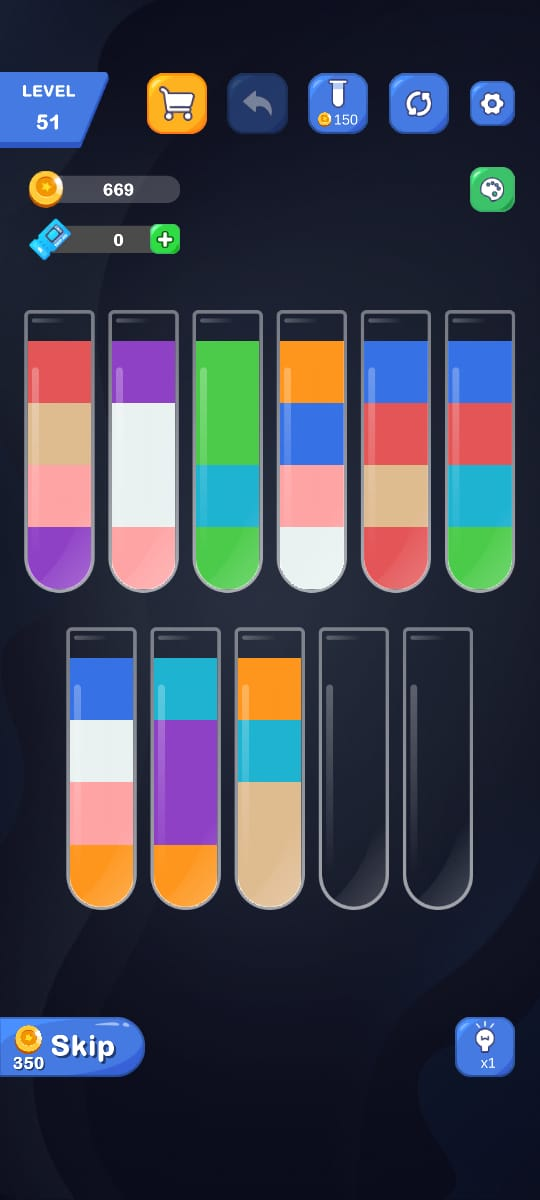
#> input picture assets/bottle0.jpeg, 540 x 1200 px; its folder holds only this picture in this run
$ python -i bottleProcess.py   (imports and definitions only)
#> lines starting #> are read from the running program, lines starting #| are printed output that depends on the picture
### modules/tube_analyzer.py
import cv2 as cv
import numpy as np
import os
import json


# === Convert HSV values to OpenCV scale ===
def scale_hsv(h, s, v):
    h = int((h % 360) / 2)
    s = int((s / 100) * 255)
    v = int((v / 100) * 255)
    return [h, s, v]


# === Known Colors and Tolerances ===
known_colors = {
    "red": scale_hsv(359.2, 62.6, 89.0),
    "tan": scale_hsv(32.7, 35.6, 87.1),
    "rose": scale_hsv(359.3, 35.3, 98.8),
    "purple": [138, 183, 199],  # Already in OpenCV HSV format because purple was too sensitive
    "blue": scale_hsv(219.9, 76.2, 98.0),
    "white": scale_hsv(180.0, 3.7, 94.1),
    "orange": scale_hsv(32.2, 87.7, 99.2),
    "cyan": scale_hsv(189.5, 85.5, 81.2),
    "lime": scale_hsv(119.1, 63.4, 79.2),
    "lavender": scale_hsv(255.6, 22.7, 87.8),
    "brown": scale_hsv(0.3, 52.9, 56.6),
    "empty": scale_hsv(226, 37, 21),
}
#> further down, picture is the input picture: shape (1200, 540, 3); mean B, G, R 79, 65, 62.5

tolerances = {
    "red": (5, 40, 40),
    "tan": (5, 40, 40),
    "rose": (5, 40, 40),
    "purple": (4, 40, 40),
    "blue": (5, 40, 40),
    "white": (5, 30, 30),
    "orange": (5, 40, 40),
    "cyan": (5, 40, 40),
    "lime": (5, 40, 40),
    "lavender": (4, 20, 20),
    "brown": (5, 30, 30),
    "empty": (7, 30, 30),
}

###HEHE here are main parameters to tweak if you get too much segmentation,etc.
MIN_ROW_PIXEL_COUNT = 70
MIN_SEGMENT_AREA = 15
ROW_STEP = 7

##To get the region where the color is found(masking)
# [149 lines left out: functions get_strict_mask, get_color_segments, merge_adjacent_segments, get_segment_areas, approximate_wide_bands, analyze_tubes, not called in this run]

### modules/bottleProcess.py
import cv2 as cv
from sklearn.cluster import KMeans
import numpy as np
import os
from modules.tube_analyzer import *

# For image segmentation to get dominant color
def segment_image(img: np.ndarray, n_clusters: int = 7) -> np.ndarray:
    """
    Applies KMeans color segmentation to an image and returns the segmented image.

    Parameters:
        img (np.ndarray): Input image in BGR format (as read by cv.imread).
        n_clusters (int): Number of color clusters to use.

    Returns:
        np.ndarray: Segmented image in BGR format.
    """
#> called with n_clusters = 7
    # Convert to RGB for clustering
    img_rgb = cv.cvtColor(img, cv.COLOR_BGR2RGB)
    img_rgb = cv.GaussianBlur(img_rgb, (5, 5), 0)

    # Reshape for clustering
    X = img_rgb.reshape(-1, 3)

    # Apply KMeans clustering
    kmeans = KMeans(n_clusters=n_clusters, n_init=10)
    kmeans.fit(X)

    # Replace each pixel with its cluster centroid
    segmented = kmeans.cluster_centers_[kmeans.labels_]
    segmented = segmented.reshape(img_rgb.shape).astype("uint8")

    # Convert back to BGR for output
    segmented_bgr = cv.cvtColor(segmented, cv.COLOR_RGB2BGR)
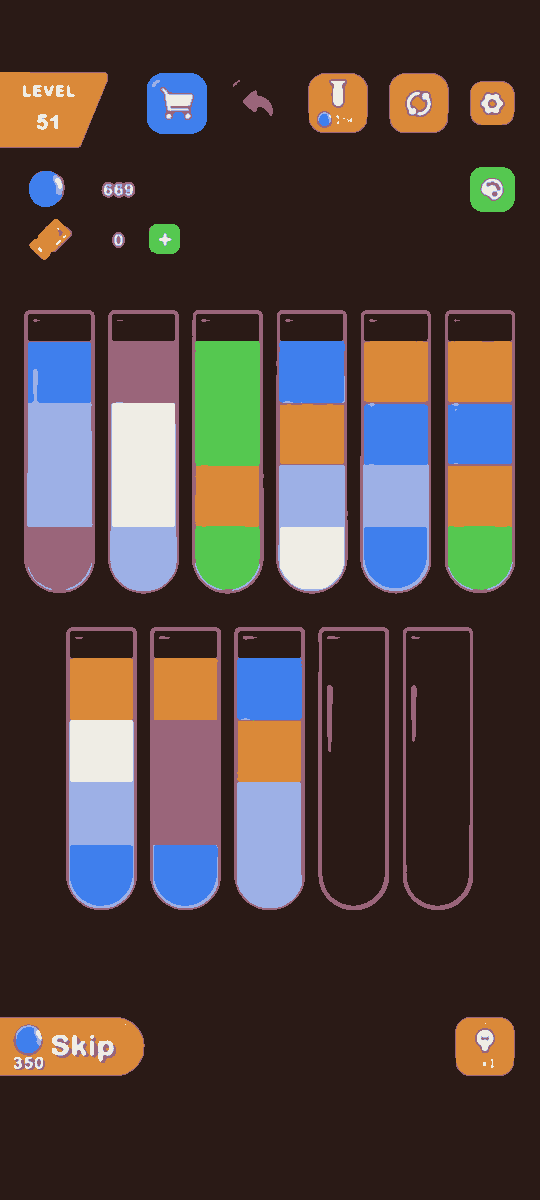
#> segmented_bgr: shape (1200, 540, 3); mean R, G, B 78.2, 64.3, 61.6
    return segmented_bgr


# Find contours that likely represent bottles/tubes
# [45 lines left out: functions find_bottle_contour, bottle_annotation, not called in this run]

>>> import cv2
>>> picture = cv2.imread('../assets/bottle0.jpeg')
>>> result = segment_image(picture)

$ run again, on assets/bottle1.jpeg
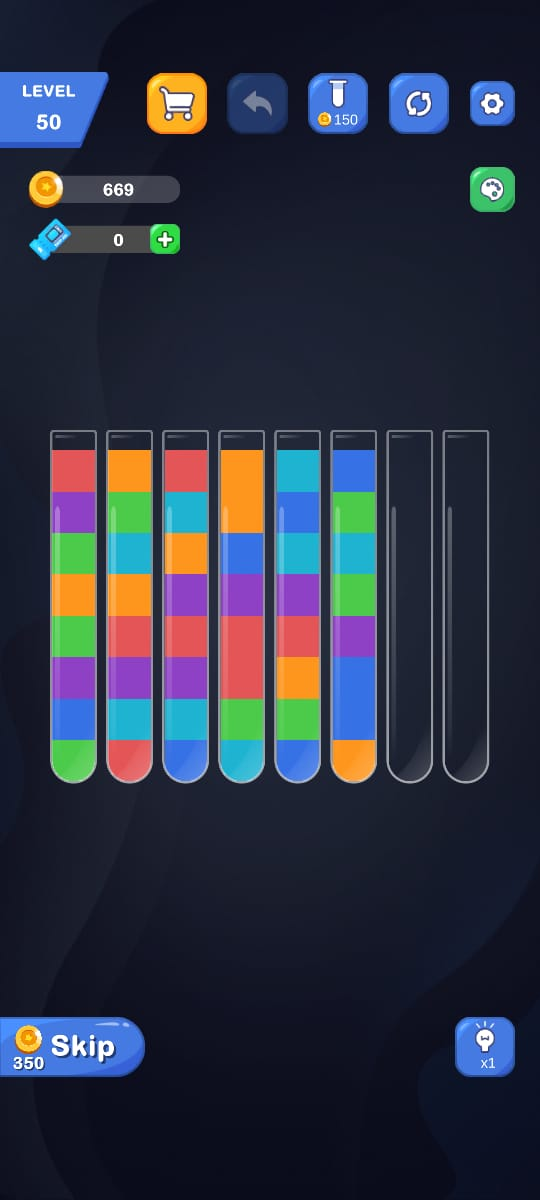
#> input picture assets/bottle1.jpeg, 540 x 1200 px
#> picture is the input picture: shape (1200, 540, 3); mean B, G, R 65.5, 49.5, 44.1
#> in segment_image, `segmented_bgr = cv.cvtColor(segmented, cv.COLOR_RGB2BGR)`:
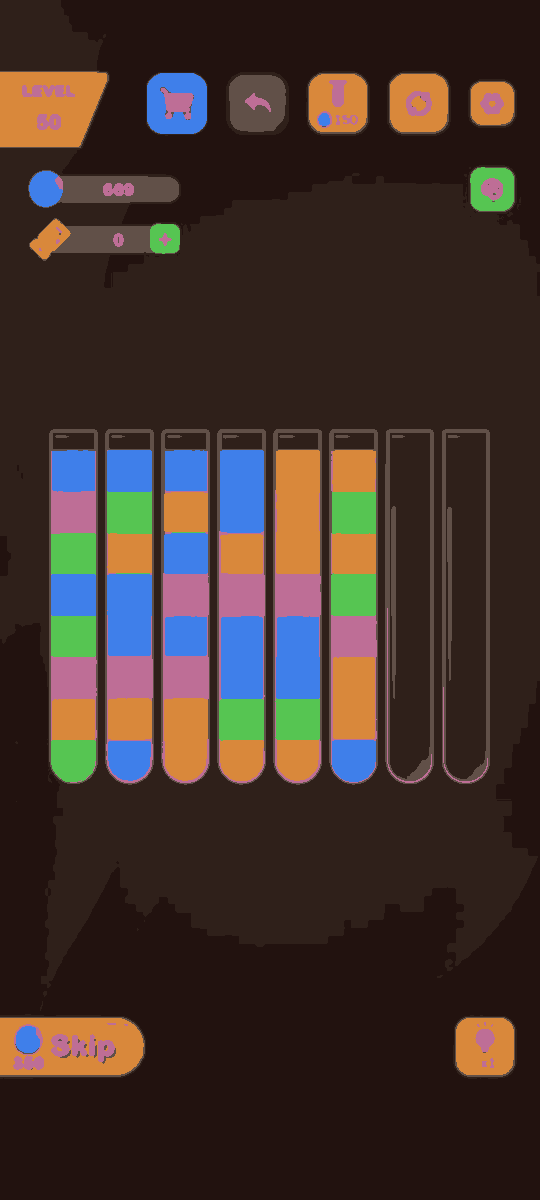
#> segmented_bgr: shape (1200, 540, 3); mean R, G, B 64.9, 49.2, 43.2

$ run again, on assets/bottle10.jpeg
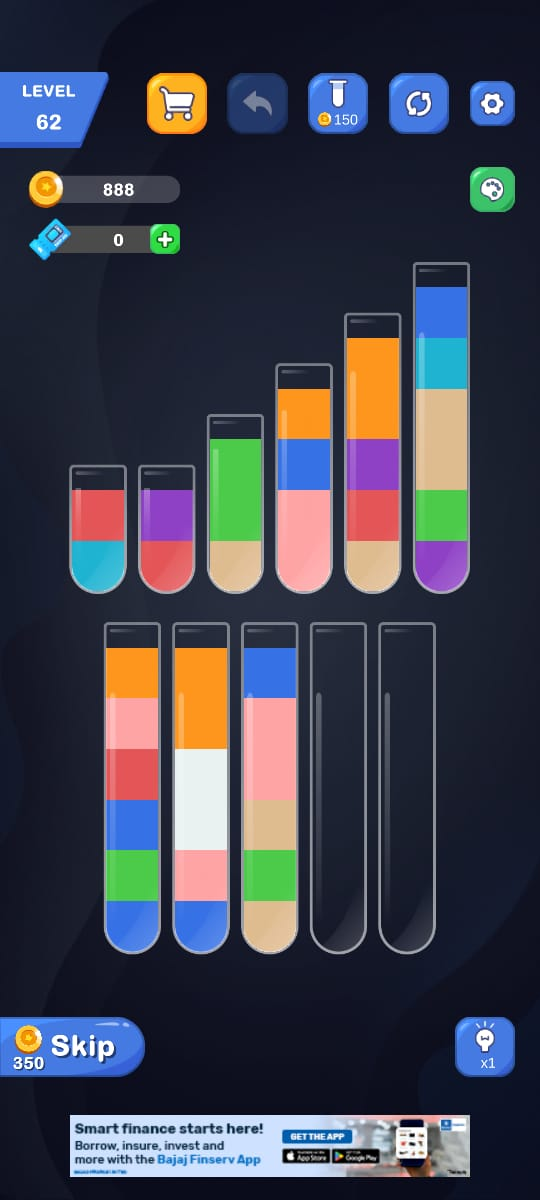
#> input picture assets/bottle10.jpeg, 540 x 1200 px
#> picture is the input picture: shape (1200, 540, 3); mean B, G, R 76.2, 63.2, 60.9
#> in segment_image, `segmented_bgr = cv.cvtColor(segmented, cv.COLOR_RGB2BGR)`:
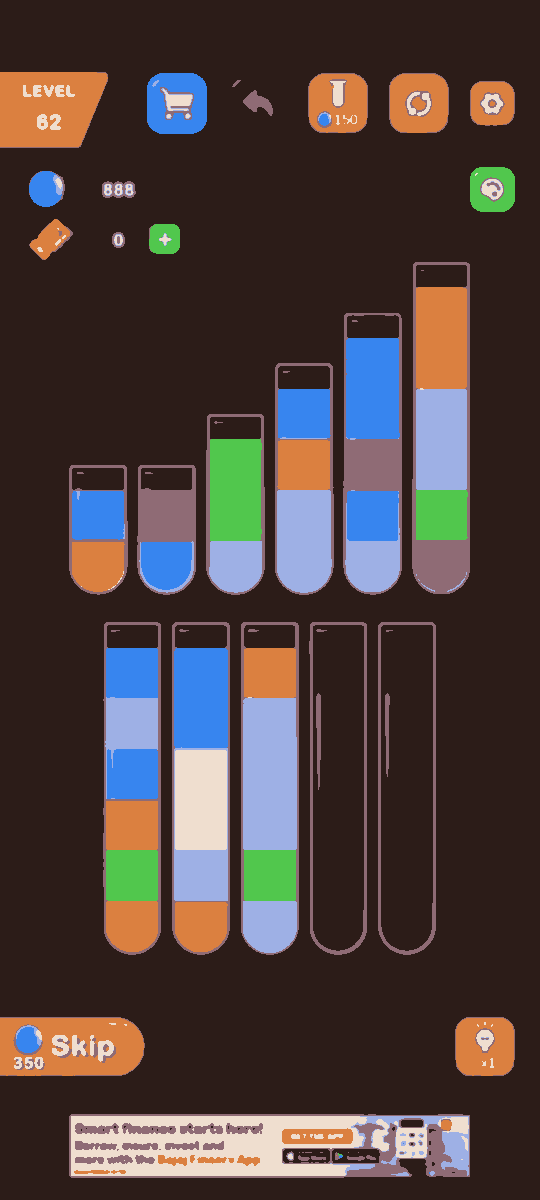
#> segmented_bgr: shape (1200, 540, 3); mean R, G, B 76, 62.9, 60.6

$ run again, on assets/bottle11.jpeg
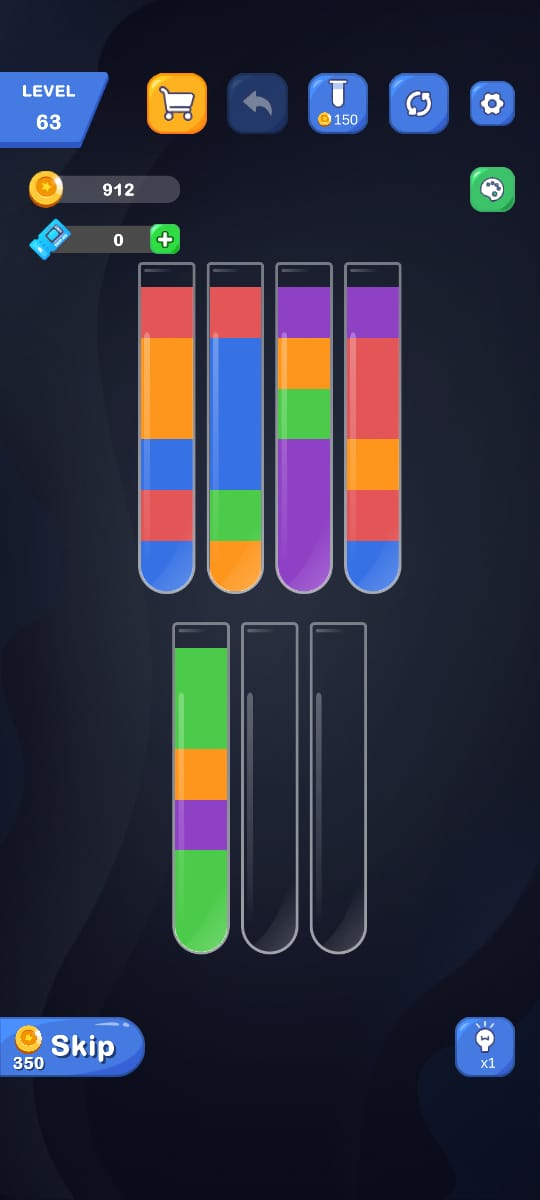
#> input picture assets/bottle11.jpeg, 540 x 1200 px
#> picture is the input picture: shape (1200, 540, 3); mean B, G, R 63.4, 48, 46
#> in segment_image, `segmented_bgr = cv.cvtColor(segmented, cv.COLOR_RGB2BGR)`:
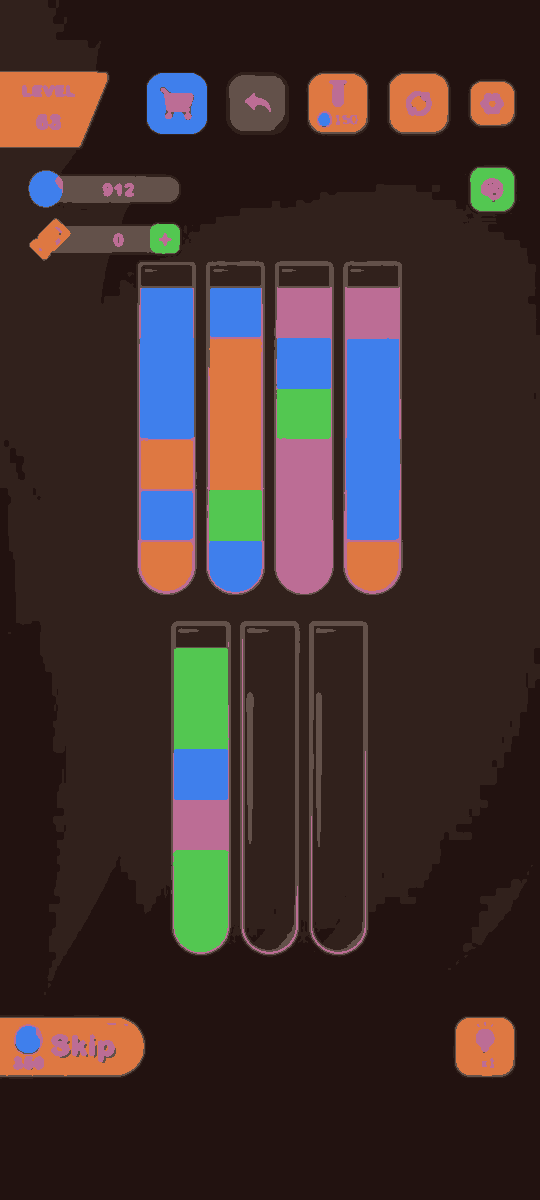
#> segmented_bgr: shape (1200, 540, 3); mean R, G, B 63, 47.4, 45.7
